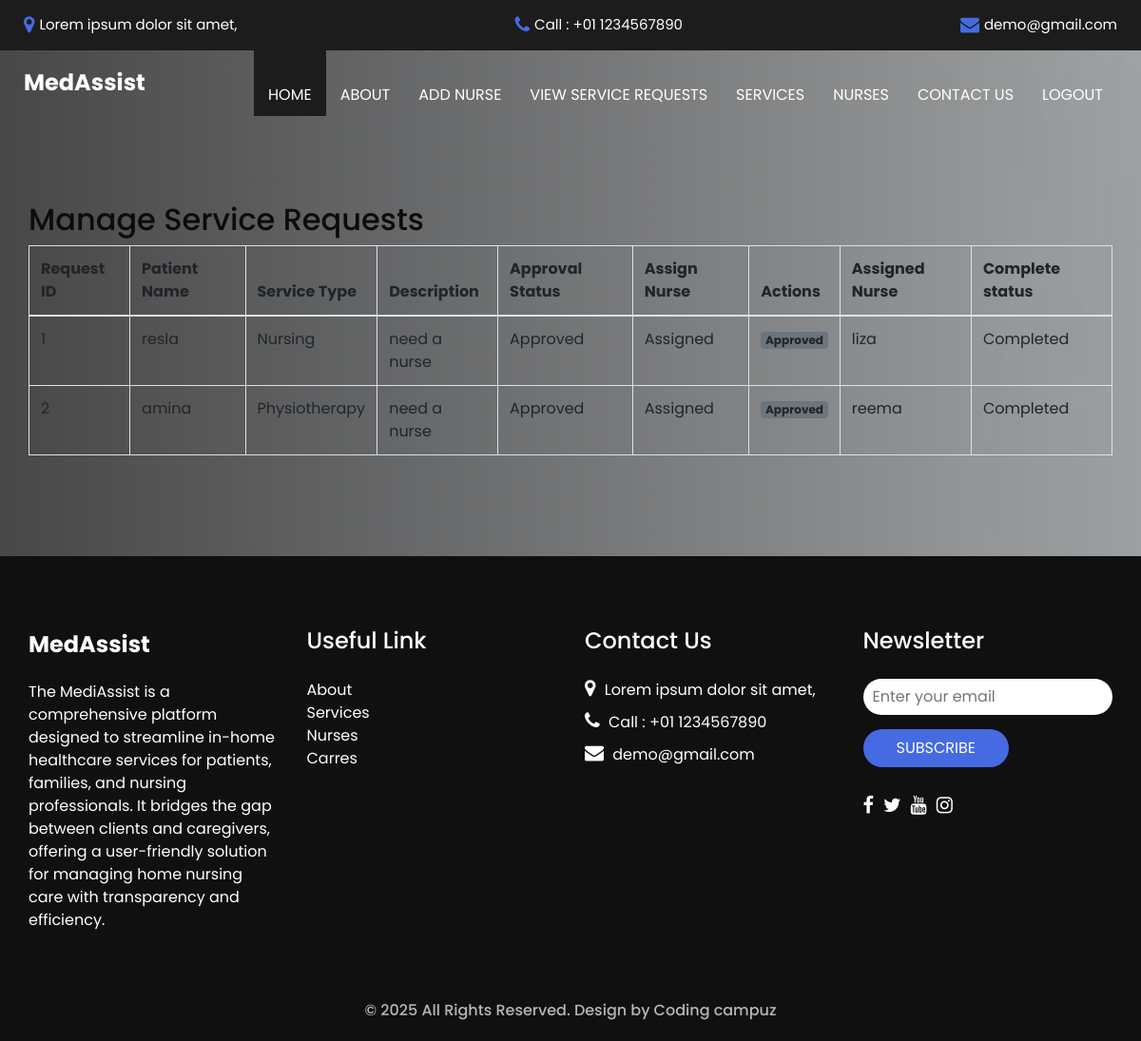
The page /adminservicerequest on the database its author committed.
### nurse_app/models.py (models this page shows, shortened)
class ServiceRequest(models.Model):
    SERVICE_TYPES = [
        ('Nursing', 'Nursing'),
        ('Physiotherapy', 'Physiotherapy'),
        ('Caregiving', 'Caregiving'),
    ]
    patient = models.ForeignKey(Patient, on_delete=models.CASCADE)
    service_type = models.CharField(max_length=50, choices=SERVICE_TYPES)
    description = models.TextField()
    status = models.CharField(max_length=50, default='Pending')  # Approval status
    nurse_assigned = models.ForeignKey(Nurse, on_delete=models.CASCADE, null=True, blank=True)
    nurse_assignment_status = models.CharField(max_length=50, default='Not Assigned')  # Assignment status
    created_at = models.DateTimeField(auto_now_add=True)
    completestatus = models.CharField(max_length=50)

class Patient(models.Model):
    name = models.CharField(max_length=100)
    dob = models.DateField()
    gender = models.CharField(max_length=10)
    address = models.TextField()
    phone = models.CharField(max_length=15)
    email = models.EmailField(unique=True)
    medical_history = models.TextField()
    user = models.OneToOneField(reg_tbl,on_delete=models.CASCADE)

class Nurse(models.Model):
    name = models.CharField(max_length=100)
    dob = models.DateField()
    gender = models.CharField(max_length=10, choices=[('Male', 'Male'), ('Female', 'Female')], default='Female')
    address = models.TextField()
    email = models.EmailField(unique=True)
    phone = models.CharField(max_length=15)
    qualification = models.TextField()
    experience = models.IntegerField(default=0)
    specialization = models.CharField(max_length=100, blank=True, null=True)
    available_days = models.CharField(max_length=100)
    password = models.CharField(max_length=100)
    status = models.CharField(max_length=10, choices=[('Active', 'Active'), ('Inactive', 'Inactive')], default='Active')

### nurse_app/views.py (the view)
# urls.py: path('adminservicerequest',views.admin_service_requests,name="adminservicerequest"),
def admin_service_requests(request):
    service_requests = ServiceRequest.objects.all()  # Fetch all service requests
    for service_request in service_requests:
        service_request.available_nurses = Nurse.objects.filter(
            status="Active",
            specialization=service_request.service_type  # Match nurse specialization with service type
        )
    return render(request, "adminservicerequest.html", {'service_requests': service_requests})

### templates/adminservicerequest.html (shortened to what this page needs)
{% load static %}
<!DOCTYPE html>
<html>
<head>
  <link rel="stylesheet" type="text/css" href="{% static 'css/bootstrap.css' %}" />
  <link href="{% static 'css/style.css' %}" rel="stylesheet" />
  <link href="{% static 'css/responsive.css' %}" rel="stylesheet" />
</head>
<body>
  <div class="hero_area">
    <div class="hero_bg_box">
      <div class="img-box">
        <img src="{%  static 'images/slider3.jpg' %}" alt="">
      </div>
    </div>
    <header class="header_section">
      <div class="header_top">
        <div class="container-fluid">
          <div class="contact_link-container">
            <a href="" class="contact_link1">
              <i class="fa fa-map-marker" aria-hidden="true"></i>
              <span>
                Lorem ipsum dolor sit amet,
              </span>
            </a>
            <a href="" class="contact_link2">
              <i class="fa fa-phone" aria-hidden="true"></i>
              <span>
                Call : +01 1234567890
              </span>
            </a>
            <a href="" class="contact_link3">
              <i class="fa fa-envelope" aria-hidden="true"></i>
              <span>
                demo@gmail.com
              </span>
            </a>
          </div>
        </div>
      </div>
      <div class="header_bottom">
        <div class="container-fluid">
          <nav class="navbar navbar-expand-lg custom_nav-container">
            <a class="navbar-brand" href="index.html">
              <span>
                MedAssist
              </span>
            </a>
            <div class="collapse navbar-collapse ml-auto" id="navbarSupportedContent">
              <ul class="navbar-nav  ">
                <li class="nav-item active">
                    <a class="nav-link" href="{% url 'home' %}">Home <span class="sr-only">(current)</span></a>
                  </li>
                  <li class="nav-item">
                    <a class="nav-link" href="{% url 'about' %}"> About</a>
                  </li>
                  <li class="nav-item">
                      <a class="nav-link" href="{% url 'addnurse' %}">Add nurse</a>
                    </li>
                    <li class="nav-item">
                      <a class="nav-link" href="{% url 'adminservicerequest' %}">View service requests</a>
                    </li>
                  <li class="nav-item">
                    <a class="nav-link" href="{% url 'service' %}"> Services </a>
                  </li>
                  <li class="nav-item">
                    <a class="nav-link" href="{% url 'nurse' %}"> Nurses </a>
                  </li>
                  <li class="nav-item">
                    <a class="nav-link" href="{% url 'contact' %}">Contact us</a>
                  </li>
                  <li class="nav-item">
                    <a class="nav-link" href="{% url 'logout' %}">Logout</a>
                  </li>
              </ul>
            </div>
          </nav>
        </div>
      </div>
    </header>
  <section class="about_section layout_padding">
    <div class="container">
        <h2>Manage Service Requests</h2>
            <table class="table table-bordered">
                <thead>
                    <tr>
                        <th>Request ID</th>
                        <th>Patient Name</th>
                        <th>Service Type</th>
                        <th>Description</th>
                        <th>Approval Status</th>
                        <th>Assign Nurse</th>
                        <th>Actions</th>
                        <th>Assigned Nurse</th>
                        <th>Complete status</th>
                    </tr>
                </thead>
                <tbody>
                    {% for request in service_requests %}
                    <tr>
                        <td>{{ request.id }}</td>
                        <td>{{ request.patient.name }}</td>
                        <td>{{ request.service_type }}</td>
                        <td>{{ request.description }}</td>
                        <td>{{ request.status }}</td>
                        <td>{{ request.nurse_assignment_status }}</td>
                        <td>
                            {% if request.status == "Pending" %}
                            <form method="POST" action="{% url 'update_service_request_status' request.id %}">
                                {% csrf_token %}
                                <button type="submit" name="action" value="approve" class="btn btn-success btn-sm">Approve</button>
                                <button type="submit" name="action" value="reject" class="btn btn-danger btn-sm">Reject</button>
                            </form>
                            {% else %}
                            <span class="badge bg-secondary">{{ request.status }}</span>
                            {% endif %}
                        </td>
                        <td>
                            {% if request.nurse_assignment_status == "Not Assigned" %}
                            <form method="POST" action="{% url 'assignnurse' request.id %}">
                                {% csrf_token %}
                                <select name="nurse_id">
                                    {% for nurse in request.available_nurses %}
                                        <option value="{{ nurse.id }}">{{ nurse.name }}</option>
                                    {% endfor %}
                                </select>
                                <button type="submit" class="btn btn-primary btn-sm">Assign</button>
                            </form>
                            {% else %}
                            <span>{{ request.nurse_assigned.name }}</span>
                            {% endif %}
                        </td>
                        <td>{{request.completestatus}}</td>
                    </tr>
                    {% endfor %}
                </tbody>
            </table>
    </div>
  </section>
  <section class="info_section ">
    <div class="container">
      <div class="row">
        <div class="col-md-3">
          <div class="info_logo">
            <a class="navbar-brand" href="index.html">
              <span>
                MedAssist
              </span>
            </a>
            <p>
              The MediAssist  is a comprehensive platform designed to streamline in-home healthcare services for patients, families, and nursing professionals. It bridges the gap between clients and caregivers, offering a user-friendly solution for managing home nursing care with transparency and efficiency.
            </p>
          </div>
        </div>
        <div class="col-md-3">
          <div class="info_links">
            <h5>
              Useful Link
            </h5>
            <ul>
              <li>
                <a href="">
                  About
                </a>
              </li>
              <li>
                <a href="">
                  Services
                </a>
              </li>
              <li>
                <a href="">
                  Nurses
                </a>
              </li>
              <li>
                <a href="">
                  Carres
                </a>
              </li>
            </ul>
          </div>
        </div>
        <div class="col-md-3">
          <div class="info_info">
            <h5>
              Contact Us
            </h5>
          </div>
          <div class="info_contact">
            <a href="" class="">
              <i class="fa fa-map-marker" aria-hidden="true"></i>
              <span>
                Lorem ipsum dolor sit amet,
              </span>
            </a>
            <a href="" class="">
              <i class="fa fa-phone" aria-hidden="true"></i>
              <span>
                Call : +01 1234567890
              </span>
            </a>
            <a href="" class="">
              <i class="fa fa-envelope" aria-hidden="true"></i>
              <span>
                demo@gmail.com
              </span>
            </a>
          </div>
        </div>
        <div class="col-md-3">
          <div class="info_form ">
            <h5>
              Newsletter
            </h5>
            <form action="#">
              <input type="email" placeholder="Enter your email">
              <button>
                Subscribe
              </button>
            </form>
            <div class="social_box">
              <a href="">
                <i class="fa fa-facebook" aria-hidden="true"></i>
              </a>
              <a href="">
                <i class="fa fa-twitter" aria-hidden="true"></i>
              </a>
              <a href="">
                <i class="fa fa-youtube" aria-hidden="true"></i>
              </a>
              <a href="">
                <i class="fa fa-instagram" aria-hidden="true"></i>
              </a>
            </div>
          </div>
        </div>
      </div>
    </div>
  </section>
  <footer class="container-fluid footer_section">
    <p>
      &copy; <span id="currentYear"></span> All Rights Reserved. Design by
      <a href="https://html.design/">Coding campuz </a>
    </p>
  </footer>
</body>
</html>

### static/css/responsive.css (style rules this page uses)
@media (min-width: 1200px) { .container { max-width: 1170px; } }

### rows shown on the page
ServiceRequest: id "1", patient.name "resla", service_type "Nursing", description "need a nurse", status "Approved", nurse_assignment_status "Assigned", nurse_assigned.name "liza", completestatus "Completed"
ServiceRequest: id "2", patient.name "amina", service_type "Physiotherapy", description "need a nurse", status "Approved", nurse_assignment_status "Assigned", nurse_assigned.name "reema", completestatus "Completed"
